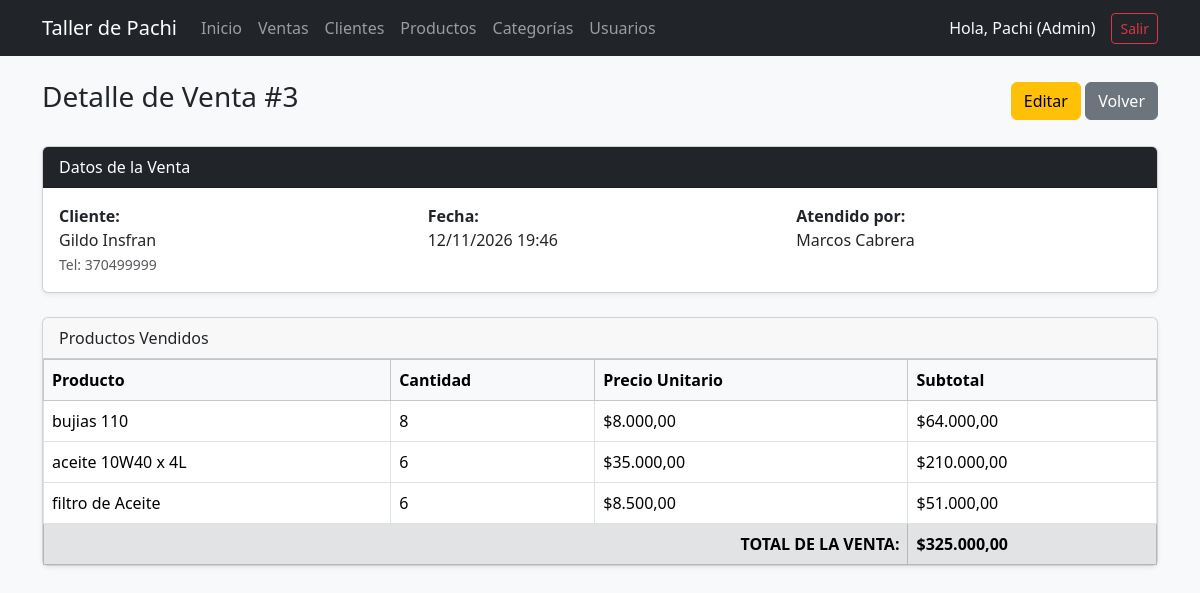
The app's page /ver_venta.php?id=3 (signed in) with its own data.
### tables this page shows
CREATE TABLE `ventas` (
  `id_venta` int(11) NOT NULL,
  `id_cliente` int(11) NOT NULL,
  `id_usuario` int(11) NOT NULL,
  `fecha` datetime NOT NULL DEFAULT current_timestamp(),
  `total` decimal(10,2) NOT NULL DEFAULT 0.00
);

CREATE TABLE `clientes` (
  `id_cliente` int(11) NOT NULL,
  `nombre` varchar(100) NOT NULL,
  `apellido` varchar(100) NOT NULL,
  `telefono` varchar(30) DEFAULT NULL,
  `email` varchar(100) DEFAULT NULL,
  `direccion` varchar(150) DEFAULT NULL
);

CREATE TABLE `usuarios` (
  `id_usuario` int(11) NOT NULL,
  `nombre` varchar(100) NOT NULL,
  `usuario` varchar(50) NOT NULL,
  `password` varchar(255) NOT NULL
);

CREATE TABLE `detalle_ventas` (
  `id_detalle` int(11) NOT NULL,
  `id_venta` int(11) NOT NULL,
  `id_producto` int(11) NOT NULL,
  `cantidad` int(11) NOT NULL,
  `precio_unitario` decimal(10,2) NOT NULL,
  `subtotal` decimal(10,2) NOT NULL
);

CREATE TABLE `productos` (
  `id_producto` int(11) NOT NULL,
  `nombre` varchar(100) NOT NULL,
  `descripcion` varchar(255) DEFAULT NULL,
  `precio` decimal(10,2) NOT NULL,
  `stock` int(11) NOT NULL DEFAULT 0,
  `id_categoria` int(11) NOT NULL
);

### ver_venta.php (the view, shortened to what this page needs)
<?php
require_once "config/conexion.php";
$id_venta = intval($_GET["id"] ?? 0);
$sql_cab = "SELECT v.*, c.nombre AS cli_nombre, c.apellido AS cli_apellido, c.telefono,
                   u.nombre AS vendedor
            FROM ventas v
            INNER JOIN clientes c ON v.id_cliente = c.id_cliente
            INNER JOIN usuarios u ON v.id_usuario = u.id_usuario
            WHERE v.id_venta = ?";
$stmt_cab = $conexion->prepare($sql_cab);
$stmt_cab->execute([$id_venta]);
$venta = $stmt_cab->fetch();
$sql_det = "SELECT d.*, p.nombre AS producto_nombre
            FROM detalle_ventas d
            INNER JOIN productos p ON d.id_producto = p.id_producto
            WHERE d.id_venta = ?";
$stmt_det = $conexion->prepare($sql_det);
$stmt_det->execute([$id_venta]);
$detalles = $stmt_det->fetchAll();
?>
<!DOCTYPE html>
<html lang="es">
<head>
    <link href="https://cdn.jsdelivr.net/npm/bootstrap@5.3.3/dist/css/bootstrap.min.css" rel="stylesheet">
</head>
<body class="bg-light">
    <?php include "navbar.php"; ?>
    <div class="container">
        <div class="d-flex justify-content-between align-items-center mb-4">
            <h3>Detalle de Venta #<?php echo $venta["id_venta"]; ?></h3>
            <div>
                <a href="editar_venta.php?id=<?php echo $id_venta; ?>" class="btn btn-warning">Editar</a>
                <a href="ventas.php" class="btn btn-secondary">Volver</a>
            </div>
        </div>
        <div class="card shadow-sm mb-4">
            <div class="card-header bg-dark text-white">Datos de la Venta</div>
            <div class="card-body row">
                <div class="col-md-4">
                    <strong>Cliente:</strong><br>
                    <?php echo htmlspecialchars($venta["cli_nombre"] . " " . $venta["cli_apellido"]); ?><br>
                    <small class="text-muted">Tel: <?php echo htmlspecialchars($venta["telefono"]); ?></small>
                </div>
                <div class="col-md-4">
                    <strong>Fecha:</strong><br>
                    <?php echo date("d/m/Y H:i", strtotime($venta["fecha"])); ?>
                </div>
                <div class="col-md-4">
                    <strong>Atendido por:</strong><br>
                    <?php echo htmlspecialchars($venta["vendedor"]); ?>
                </div>
            </div>
        </div>
        <div class="card shadow-sm">
            <div class="card-header">Productos Vendidos</div>
            <div class="card-body p-0">
                <table class="table table-bordered mb-0">
                    <thead class="table-light">
                        <tr>
                            <th>Producto</th>
                            <th>Cantidad</th>
                            <th>Precio Unitario</th>
                            <th>Subtotal</th>
                        </tr>
                    </thead>
                    <tbody>
                        <?php foreach ($detalles as $d): ?>
                            <tr>
                                <td><?php echo htmlspecialchars($d["producto_nombre"]); ?></td>
                                <td><?php echo $d["cantidad"]; ?></td>
                                <td>$<?php echo number_format($d["precio_unitario"], 2, ",", "."); ?></td>
                                <td>$<?php echo number_format($d["subtotal"], 2, ",", "."); ?></td>
                            </tr>
                        <?php endforeach; ?>
                    </tbody>
                    <tfoot>
                        <tr class="table-secondary">
                            <th colspan="3" class="text-end">TOTAL DE LA VENTA:</th>
                            <th>$<?php echo number_format($venta["total"], 2, ",", "."); ?></th>
                        </tr>
                    </tfoot>
                </table>
            </div>
        </div>
    </div>
</body>
</html>

### records on screen
ventas: id_venta "3", id_cliente.apellido "Gildo Insfran", id_cliente.telefono "370499999", fecha "12/11/2026 19:46", id_usuario.nombre "Marcos Cabrera", total "325.000,00"
detalle_ventas: id_producto.nombre "bujias 110", cantidad "8", precio_unitario "8.000,00", subtotal "64.000,00"
detalle_ventas: id_producto.nombre "aceite 10W40 x 4L", cantidad "6", precio_unitario "35.000,00", subtotal "210.000,00"
detalle_ventas: id_producto.nombre "filtro de Aceite", cantidad "6", precio_unitario "8.500,00", subtotal "51.000,00"

### other values on screen
$_SESSION['nombre_usuario'] "Pachi (Admin)"
